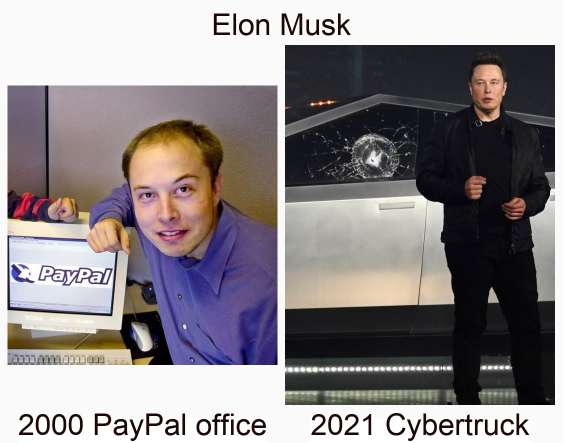
#> input picture sample.jpg, 1125 x 885 px (shown at 1/2 size)
$ python -i image_tools.py   (imports and definitions only)
#> lines starting #> are read from the running program, lines starting #| are printed output that depends on the picture
from io import BytesIO
from PIL import Image, ImageDraw, ImageFont


# [48 lines left out: functions get_image_from_bytes, crop_center, format_to_3x4, resize_image, get_bytes_from_image, not called in this run]


'''
def string_transformer(data, max_symbols):
    answer = ""
    for string in data.split('\n'):
        start = 0
        pos = -1
        while string.find(' ', pos + 1) != -1:
            if string.find(' ', pos + 1) - start + 1 > max_symbols:
                if not string[start:pos + 1]:
                    pos = string.find(' ', pos + 1)
                answer += string[start:pos + 1] + '\n'
                start = pos + 1
            pos = string.find(' ', pos + 1)
            if pos == -1:
                break
        answer += string[start:] + '\n'
    return answer
'''


def string_transformer(data, max_symbols):
    return data[:max_symbols]


def create_image(data):
    photo_before_ = get_image_from_bytes(data['photo_before'])
    photo_after_ = get_image_from_bytes(data['photo_after'])
    photo_before_ = format_to_3x4(photo_before_)
    photo_after_ = format_to_3x4(photo_after_)
    photo_before_, photo_after_ = resize_image(photo_before_, photo_after_)

    escape = 15  # между фотками
    size = 43  # Размер остального текста
    size2 = 53  # Размер заголовка
    st = 15  # Между краями и фотками
    max_symbols_a = 40  # Максимальное количество символов в заголовке
    max_symbols_b = 25  # Максимальное количество символов в подписи

    width = 2 * st + photo_before_.size[0] + photo_after_.size[0] + escape

    data['text_after'] = string_transformer(data['text_after'], max_symbols_b)
    data['text_before'] = string_transformer(data['text_before'], max_symbols_b)
    data['all_text'] = string_transformer(data['all_text'], max_symbols_a)

    cnt = (data['all_text'].count('\n') + 1)
    new_image = Image.new('RGB',
                          (width,
                           2 * st + max(photo_after_.size[1], photo_before_.size[1]) + cnt * size2 + st +
                           max(size * (data['text_before'].count('\n') + 1),
                               size * (data['text_after'].count('\n') + 1))),
                          (250, 250, 250))

    center = max(photo_after_.size[1], photo_before_.size[1]) // 2

    x_before_image = st
    y_before_image = st + cnt * size2 + st + center - photo_before_.size[1] // 2
    new_image.paste(photo_before_, (x_before_image, y_before_image))

    x_after_image = st + photo_before_.size[0] + escape
    y_after_image = st + cnt * size2 + st + center - photo_after_.size[1] // 2
    new_image.paste(photo_after_, (x_after_image, y_after_image))

    draw_text = ImageDraw.Draw(new_image)
    font = ImageFont.truetype('arial.ttf', size=size)
    font2 = ImageFont.truetype('arial.ttf', size=size2)

    bbefore = draw_text.multiline_textbbox((0, 0), data['text_before'], font=font)
    bafter = draw_text.multiline_textbbox((0, 0), data['text_after'], font=font)

    x_before = x_before_image + photo_before_.size[0] // 2 - bbefore[2] // 2
    x_after = x_after_image + photo_after_.size[0] // 2 - bafter[2] // 2

    y_before = photo_before_.size[1] + y_before_image + st
    y_after = y_after_image + photo_after_.size[1] + st
    y_after = y_before = max(y_before, y_after)
    # center = max(bbefore[3] // 2, bafter[3] // 2)
    # y_after += center - bafter[3] // 2
    # y_before += center - bbefore[3] // 2

    draw_text.rectangle(draw_text.textbbox((x_before, y_before), text=data['text_before'], font=font), 'white',
                        outline=(255, 255, 255))
    draw_text.text(
        (x_before, y_before-10),
        data['text_before'],
        align='center',
        fill=('#1C0606'),
        font=font
    )

    draw_text.rectangle(draw_text.textbbox((x_after, y_after), text=data['text_after'], font=font), 'white',
                        outline=(255, 255, 255))
    draw_text.text(
        (x_after, y_after-10),
        data['text_after'],
        align='center',
        fill=('#1C0606'),
        font=font
    )

    draw_text.text(
        (new_image.size[0] // 2 - draw_text.textbbox((0, 0), data['all_text'], font=font2)[2] // 2, 15),
        data['all_text'],
        align='center',
        fill=('#1C0606'),
        font=font2,
    )
    return new_image

>>> import cv2
>>> picture = cv2.imread('sample.jpg', cv2.IMREAD_GRAYSCALE)
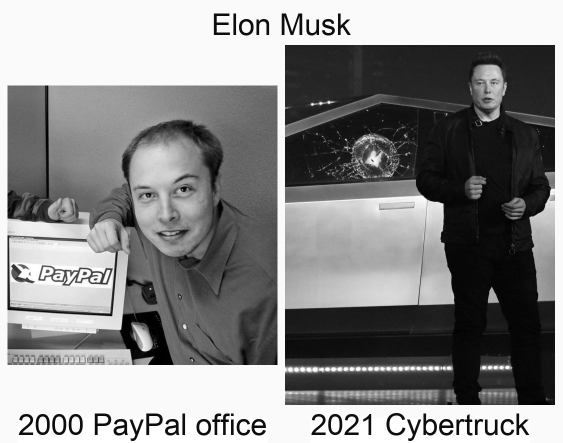
#> picture: shape (885, 1125) (shown at 1/2 size); min 0, max 255, mean 137.1
#> (the run stopped early here; a loop or call above may not have finished)
